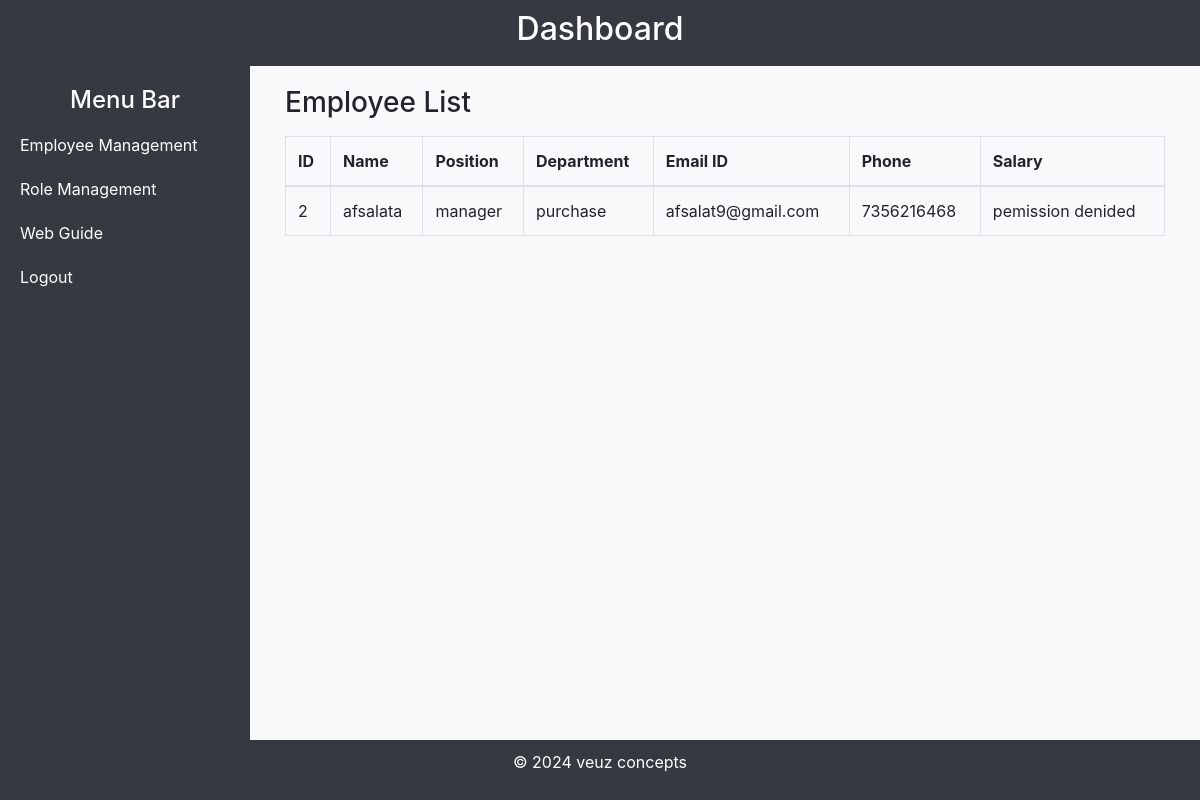
The page /employee_list/ (signed in) on the database its author committed.
### employee/models.py (models this page shows, shortened)
class Employee(models.Model):
    user = models.OneToOneField(settings.AUTH_USER_MODEL, on_delete=models.CASCADE)
    position = models.ForeignKey(Group, on_delete=models.CASCADE)
    department = models.CharField(max_length=100)
    hire_date = models.DateField(auto_now_add=True)
    email = models.EmailField(null=True)
    phone = models.IntegerField(null=True)
    salary = models.IntegerField(null=True)
    class Meta:
        permissions = [
            ("can_view_salary", "Can view employee salary"),
            ("can_edit_position", "Can edit employee position"),
        ]

### users/models.py (models this page shows, shortened)
class User(AbstractUser):
    ROLE_CHOICES = (
        ('admin', 'Admin'),
        ('employee', 'Employee'),
    )
    role = models.CharField(max_length=10, choices=ROLE_CHOICES, default='employee')

### employee/views.py (the view)
# urls.py: path('employee_list/', views.view_employees, name='employee_list'),
@login_required()
def view_employees(request):
    employees = Employee.objects.all()
    return render(request, 'employee/employee_list.html', {'employees':employees})

### templates/employee/employee_list.html (shortened to what this page needs)
{% extends "dashboard.html" %}
{% block content %}
<div class="container">
    <h3>Employee List</h3>
    <table class="table table-bordered mt-3">
        <thead>
            <tr>
                <th>ID</th>
                <th>Name</th>
                <th>Position</th>
                <th>Department</th>
                <th>Email ID</th>
                <th>Phone</th>
                <th>Salary</th>
            </tr>
        </thead>
        <tbody>
            {% for employee in employees %}
            <tr>
                <td>{{ employee.id }}</td>
                <td>{{ employee.user }}</td>
                <td>{{ employee.position.name }}</td>
                <td>{{ employee.department }}</td>
                <td>{{ employee.email }}</td>
                <td>{{ employee.phone }}</td>
                {% if perms.employees.can_view_employee_salary %}
                <td>{{ employee.salary }}</td>
                {% else %}
                <td>pemission denided</td>
                {% endif %}
            </tr>
            {% empty %}
            <tr>
                <td colspan="5">No employees found.</td>
            </tr>
            {% endfor %}
        </tbody>
    </table>
</div>
{% endblock %}

### templates/dashboard.html (style rules this page uses)
body { display: flex; min-height: 100vh; flex-direction: column; }

### rows shown on the page
Employee: id "2", user "afsalata", position.name "manager", department "purchase", email "afsalat9@gmail.com", phone "7356216468"
